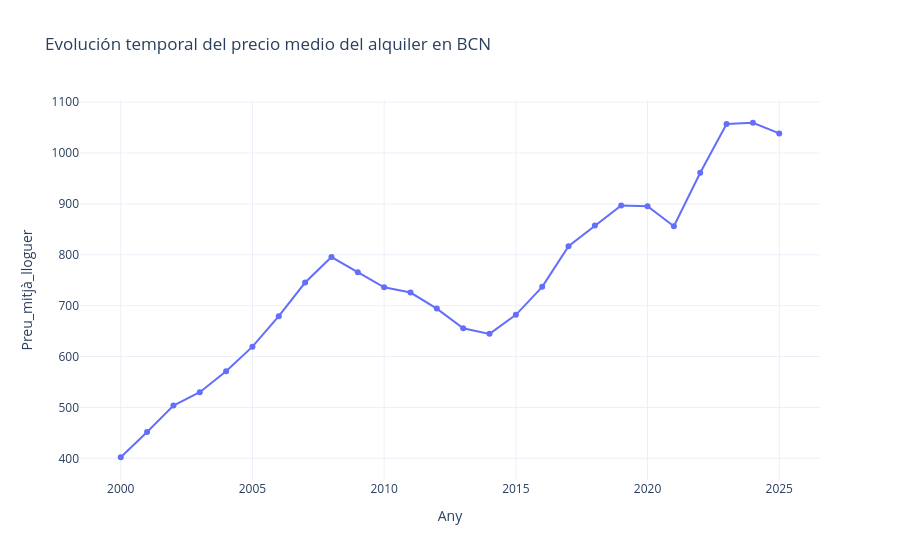

Write notebook code for a chart like this one.
### Code cell
px.line(
    precio_medio_año,
    x="Any",
    y="Preu_mitjà_lloguer",
    markers=True,
    template="plotly_white",
    title='Evolución temporal del precio medio del alquiler en BCN'
).show()

### Figure 1 — Plotly figure (JSON) as saved in the notebook; plotly's stock layout.template omitted (floating-point values rounded to 4 significant figures)
{"data": [{"hovertemplate": "Any=%{x}<br>Preu_mitjà_lloguer=%{y}<extra></extra>", "legendgroup": "", "line": {"color": "#636efa", "dash": "solid"}, "marker": {"symbol": "circle"}, "mode": "lines+markers", "name": "", "orientation": "v", "showlegend": false, "type": "scatter", "x": [2000, 2001, 2002, 2003, 2004, 2005, 2006, 2007, 2008, 2009, 2010, 2011, 2012, 2013, 2014, 2015, 2016, 2017, 2018, 2019, 2020, 2021, 2022, 2023, 2024, 2025], "xaxis": "x", "y": [402.1, 451.8, 503.7, 530.0, 571.0, 619.5, 679.3, 745.5, 795.5, 765.8, 736.0, 725.8, 694.3, 655.7, 644.6, 682.0, 737.0, 816.9, 857.8, 896.9, 895.6, 856.2, 961.2, 1057.0, 1059.0, 1039.0], "yaxis": "y"}], "layout": {"legend": {"tracegroupgap": 0}, "title": {"text": "Evolución temporal del precio medio del alquiler en BCN"}, "xaxis": {"anchor": "y", "domain": [0, 1], "title": {"text": "Any"}}, "yaxis": {"anchor": "x", "domain": [0, 1], "title": {"text": "Preu_mitjà_lloguer"}}}}
